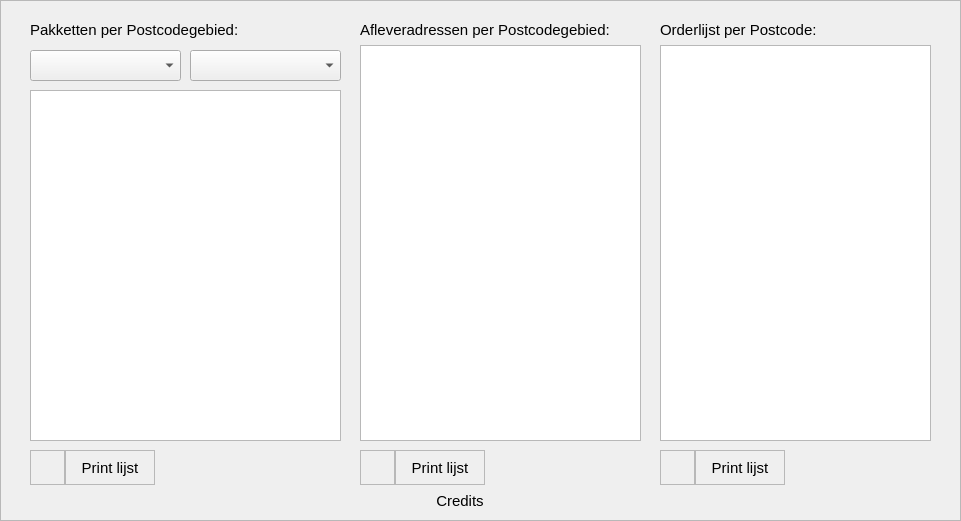
   <widget class="QFrame" name="OverigeLijstenFrame">
    <property name="geometry">
     <rect>
      <x>0</x>
      <y>40</y>
      <width>961</width>
      <height>521</height>
     </rect>
    </property>
    <property name="autoFillBackground">
     <bool>true</bool>
    </property>
    <property name="frameShape">
     <enum>QFrame::StyledPanel</enum>
    </property>
    <property name="frameShadow">
     <enum>QFrame::Raised</enum>
    </property>
    <widget class="QFrame" name="genAddFrame_18">
     <property name="geometry">
      <rect>
       <x>65</x>
       <y>450</y>
       <width>90</width>
       <height>35</height>
      </rect>
     </property>
     <property name="cursor">
      <cursorShape>PointingHandCursor</cursorShape>
     </property>
     <property name="frameShape">
      <enum>QFrame::StyledPanel</enum>
     </property>
     <property name="frameShadow">
      <enum>QFrame::Raised</enum>
     </property>
     <widget class="QLabel" name="genAddTxt_10">
      <property name="geometry">
       <rect>
        <x>0</x>
        <y>0</y>
        <width>90</width>
        <height>35</height>
       </rect>
      </property>
      <property name="font">
       <font>
        <pointsize>11</pointsize>
       </font>
      </property>
      <property name="cursor">
       <cursorShape>PointingHandCursor</cursorShape>
      </property>
      <property name="contextMenuPolicy">
       <enum>Qt::DefaultContextMenu</enum>
      </property>
      <property name="layoutDirection">
       <enum>Qt::LeftToRight</enum>
      </property>
      <property name="text">
       <string>Print lijst</string>
      </property>
      <property name="alignment">
       <set>Qt::AlignCenter</set>
      </property>
     </widget>
    </widget>
    <widget class="QFrame" name="genAddFrame_19">
     <property name="geometry">
      <rect>
       <x>30</x>
       <y>450</y>
       <width>35</width>
       <height>35</height>
      </rect>
     </property>
     <property name="cursor">
      <cursorShape>PointingHandCursor</cursorShape>
     </property>
     <property name="frameShape">
      <enum>QFrame::StyledPanel</enum>
     </property>
     <property name="frameShadow">
      <enum>QFrame::Raised</enum>
     </property>
     <widget class="QLabel" name="genAddIcon_11">
      <property name="geometry">
       <rect>
        <x>0</x>
        <y>0</y>
        <width>35</width>
        <height>35</height>
       </rect>
      </property>
      <property name="text">
       <string/>
      </property>
      <property name="pixmap">
       <pixmap>:/LoginCredentials/16x16/square.png</pixmap>
      </property>
      <property name="alignment">
       <set>Qt::AlignCenter</set>
      </property>
     </widget>
     <widget class="QLabel" name="label_21">
      <property name="geometry">
       <rect>
        <x>8</x>
        <y>8</y>
        <width>18</width>
        <height>18</height>
       </rect>
      </property>
      <property name="text">
       <string/>
      </property>
      <property name="pixmap">
       <pixmap>img/printer.png</pixmap>
      </property>
      <property name="scaledContents">
       <bool>true</bool>
      </property>
     </widget>
    </widget>
    <widget class="QListWidget" name="listWidget_5">
     <property name="enabled">
      <bool>true</bool>
     </property>
     <property name="geometry">
      <rect>
       <x>30</x>
       <y>90</y>
       <width>311</width>
       <height>351</height>
      </rect>
     </property>
     <property name="font">
      <font>
       <pointsize>11</pointsize>
      </font>
     </property>
    </widget>
    <widget class="QListWidget" name="listWidget_6">
     <property name="geometry">
      <rect>
       <x>360</x>
       <y>45</y>
       <width>281</width>
       <height>396</height>
      </rect>
     </property>
     <property name="font">
      <font>
       <pointsize>11</pointsize>
      </font>
     </property>
    </widget>
    <widget class="QLabel" name="AddAchternaamtxt_11">
     <property name="geometry">
      <rect>
       <x>30</x>
       <y>20</y>
       <width>311</width>
       <height>20</height>
      </rect>
     </property>
     <property name="font">
      <font>
       <pointsize>11</pointsize>
      </font>
     </property>
     <property name="text">
      <string>Pakketten per Postcodegebied:</string>
     </property>
    </widget>
    <widget class="QFrame" name="genAddFrame_20">
     <property name="geometry">
      <rect>
       <x>360</x>
       <y>450</y>
       <width>35</width>
       <height>35</height>
      </rect>
     </property>
     <property name="cursor">
      <cursorShape>PointingHandCursor</cursorShape>
     </property>
     <property name="frameShape">
      <enum>QFrame::StyledPanel</enum>
     </property>
     <property name="frameShadow">
      <enum>QFrame::Raised</enum>
     </property>
     <widget class="QLabel" name="genAddIcon_12">
      <property name="geometry">
       <rect>
        <x>0</x>
        <y>0</y>
        <width>35</width>
        <height>35</height>
       </rect>
      </property>
      <property name="text">
       <string/>
      </property>
      <property name="pixmap">
       <pixmap>:/LoginCredentials/16x16/square.png</pixmap>
      </property>
      <property name="alignment">
       <set>Qt::AlignCenter</set>
      </property>
     </widget>
     <widget class="QLabel" name="label_22">
      <property name="geometry">
       <rect>
        <x>8</x>
        <y>8</y>
        <width>18</width>
        <height>18</height>
       </rect>
      </property>
      <property name="text">
       <string/>
      </property>
      <property name="pixmap">
       <pixmap>img/printer.png</pixmap>
      </property>
      <property name="scaledContents">
       <bool>true</bool>
      </property>
     </widget>
    </widget>
    <widget class="QFrame" name="genAddFrame_21">
     <property name="geometry">
      <rect>
       <x>395</x>
       <y>450</y>
       <width>90</width>
       <height>35</height>
      </rect>
     </property>
     <property name="cursor">
      <cursorShape>PointingHandCursor</cursorShape>
     </property>
     <property name="frameShape">
      <enum>QFrame::StyledPanel</enum>
     </property>
     <property name="frameShadow">
      <enum>QFrame::Raised</enum>
     </property>
     <widget class="QLabel" name="genAddTxt_11">
      <property name="geometry">
       <rect>
        <x>0</x>
        <y>0</y>
        <width>90</width>
        <height>35</height>
       </rect>
      </property>
      <property name="font">
       <font>
        <pointsize>11</pointsize>
       </font>
      </property>
      <property name="cursor">
       <cursorShape>PointingHandCursor</cursorShape>
      </property>
      <property name="contextMenuPolicy">
       <enum>Qt::DefaultContextMenu</enum>
      </property>
      <property name="layoutDirection">
       <enum>Qt::LeftToRight</enum>
      </property>
      <property name="text">
       <string>Print lijst</string>
      </property>
      <property name="alignment">
       <set>Qt::AlignCenter</set>
      </property>
     </widget>
    </widget>
    <widget class="QListWidget" name="listWidget_7">
     <property name="geometry">
      <rect>
       <x>660</x>
       <y>45</y>
       <width>271</width>
       <height>396</height>
      </rect>
     </property>
     <property name="font">
      <font>
       <pointsize>11</pointsize>
      </font>
     </property>
    </widget>
    <widget class="QLabel" name="AddAchternaamtxt_15">
     <property name="geometry">
      <rect>
       <x>660</x>
       <y>20</y>
       <width>271</width>
       <height>20</height>
      </rect>
     </property>
     <property name="font">
      <font>
       <pointsize>11</pointsize>
      </font>
     </property>
     <property name="text">
      <string>Orderlijst per Postcode:</string>
     </property>
    </widget>
    <widget class="QLabel" name="setCreditsTxt_7">
     <property name="geometry">
      <rect>
       <x>180</x>
       <y>490</y>
       <width>560</width>
       <height>21</height>
      </rect>
     </property>
     <property name="font">
      <font>
       <pointsize>11</pointsize>
      </font>
     </property>
     <property name="cursor">
      <cursorShape>PointingHandCursor</cursorShape>
     </property>
     <property name="toolTip">
      <string/>
     </property>
     <property name="layoutDirection">
      <enum>Qt::LeftToRight</enum>
     </property>
     <property name="text">
      <string>Credits</string>
     </property>
     <property name="alignment">
      <set>Qt::AlignCenter</set>
     </property>
    </widget>
    <widget class="QLabel" name="AddAchternaamtxt_12">
     <property name="geometry">
      <rect>
       <x>360</x>
       <y>20</y>
       <width>281</width>
       <height>20</height>
      </rect>
     </property>
     <property name="font">
      <font>
       <pointsize>11</pointsize>
      </font>
     </property>
     <property name="text">
      <string>Afleveradressen per Postcodegebied:</string>
     </property>
    </widget>
    <widget class="QFrame" name="genAddFrame_22">
     <property name="geometry">
      <rect>
       <x>695</x>
       <y>450</y>
       <width>90</width>
       <height>35</height>
      </rect>
     </property>
     <property name="cursor">
      <cursorShape>PointingHandCursor</cursorShape>
     </property>
     <property name="frameShape">
      <enum>QFrame::StyledPanel</enum>
     </property>
     <property name="frameShadow">
      <enum>QFrame::Raised</enum>
     </property>
     <widget class="QLabel" name="genAddTxt_12">
      <property name="geometry">
       <rect>
        <x>0</x>
        <y>0</y>
        <width>90</width>
        <height>35</height>
       </rect>
      </property>
      <property name="font">
       <font>
        <pointsize>11</pointsize>
       </font>
      </property>
      <property name="cursor">
       <cursorShape>PointingHandCursor</cursorShape>
      </property>
      <property name="contextMenuPolicy">
       <enum>Qt::DefaultContextMenu</enum>
      </property>
      <property name="layoutDirection">
       <enum>Qt::LeftToRight</enum>
      </property>
      <property name="text">
       <string>Print lijst</string>
      </property>
      <property name="alignment">
       <set>Qt::AlignCenter</set>
      </property>
     </widget>
    </widget>
    <widget class="QFrame" name="genAddFrame_23">
     <property name="geometry">
      <rect>
       <x>660</x>
       <y>450</y>
       <width>35</width>
       <height>35</height>
      </rect>
     </property>
     <property name="cursor">
      <cursorShape>PointingHandCursor</cursorShape>
     </property>
     <property name="frameShape">
      <enum>QFrame::StyledPanel</enum>
     </property>
     <property name="frameShadow">
      <enum>QFrame::Raised</enum>
     </property>
     <widget class="QLabel" name="genAddIcon_13">
      <property name="geometry">
       <rect>
        <x>0</x>
        <y>0</y>
        <width>35</width>
        <height>35</height>
       </rect>
      </property>
      <property name="text">
       <string/>
      </property>
      <property name="pixmap">
       <pixmap>:/LoginCredentials/16x16/square.png</pixmap>
      </property>
      <property name="alignment">
       <set>Qt::AlignCenter</set>
      </property>
     </widget>
     <widget class="QLabel" name="label_23">
      <property name="geometry">
       <rect>
        <x>8</x>
        <y>8</y>
        <width>18</width>
        <height>18</height>
       </rect>
      </property>
      <property name="text">
       <string/>
      </property>
      <property name="pixmap">
       <pixmap>img/printer.png</pixmap>
      </property>
      <property name="scaledContents">
       <bool>true</bool>
      </property>
     </widget>
    </widget>
    <widget class="QComboBox" name="Vanpostcode">
     <property name="geometry">
      <rect>
       <x>30</x>
       <y>50</y>
       <width>151</width>
       <height>31</height>
      </rect>
     </property>
     <property name="font">
      <font>
       <pointsize>11</pointsize>
      </font>
     </property>
    </widget>
    <widget class="QComboBox" name="Totpostcode">
     <property name="geometry">
      <rect>
       <x>190</x>
       <y>50</y>
       <width>151</width>
       <height>31</height>
      </rect>
     </property>
     <property name="font">
      <font>
       <pointsize>11</pointsize>
      </font>
     </property>
    </widget>
   </widget>
